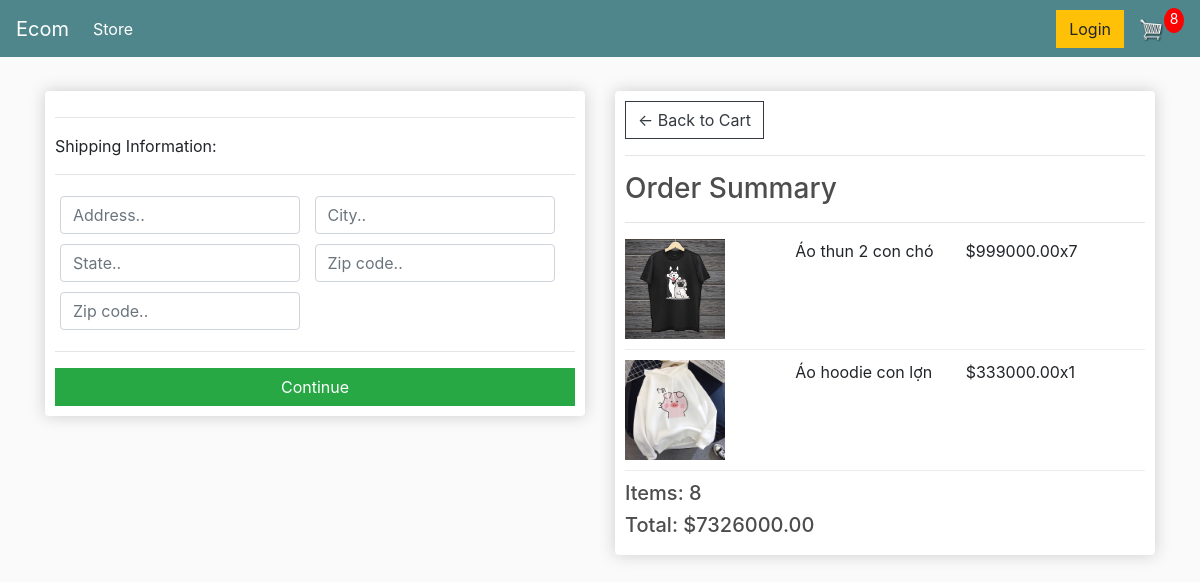
Screenshot of /checkout/ (signed in) with the database file from the repository.
### store/models.py (models this page shows, shortened)
class OrderItem(models.Model):
    product = models.ForeignKey(Product, on_delete=models.SET_NULL, null=True)
    order = models.ForeignKey(Order, on_delete=models.SET_NULL, null=True)
    quantity = models.IntegerField(default=0, null=True, blank=True)
    date_added = models.DateTimeField(auto_now_add=True)
    @property
    def get_total(self):
        total = self.product.price * self.quantity
        return total

class Product(models.Model):
    name = models.CharField(max_length=200)
    price = models.FloatField()
    female_clothes = models.BooleanField(default=False, null=True, blank=True)
    image = models.ImageField(null=True, blank=True)
    @property
    def imageURL(self):
        try:
            url = self.image.url
        except:
            url = ''
        return url

class Order(models.Model):
    customer = models.ForeignKey(
        Customer, on_delete=models.SET_NULL, null=True, blank=True)
    date_ordered = models.DateTimeField(auto_now_add=True)
    complete = models.BooleanField(default=False)
    transaction_id = models.CharField(max_length=100, null=True)
    @property
    def shipping(self):
        shipping = False
        orderitems = self.orderitem_set.all()
        for i in orderitems:
            if i.product.female_clothes == False:
                shipping = True
        return shipping
    @property
    def get_cart_total(self):
        orderitems = self.orderitem_set.all()
        total = sum([item.get_total for item in orderitems])
        return total
    @property
    def get_cart_items(self):
        orderitems = self.orderitem_set.all()
        total = sum([item.quantity for item in orderitems])
        return total

### store/views.py (the view)
# urls.py: path('checkout/', views.checkout, name="checkout"),
def checkout(request):
    data = cartData(request)
    cartItems = data['cartItems']
    order = data['order']
    items = data['items']
    context = {'items': items, 'order': order, 'cartItems': cartItems}
    return render(request, 'store/checkout.html', context)

### store/utils.py (called while the page is built)
def cartData(request):
    if request.user.is_authenticated:
        customer = request.user.customer
        order, created = Order.objects.get_or_create(
            customer=customer, complete=False)
        items = order.orderitem_set.all()
        cartItems = order.get_cart_items
    else:
        cookieData = cookieCart(request)
        cartItems = cookieData['cartItems']
        order = cookieData['order']
        items = cookieData['items']
    return {'cartItems': cartItems, 'order': order, 'items': items}

### store/templates/store/checkout.html (shortened to what this page needs)
{% extends 'store/main.html' %} {% load static %} {% block content %}
<div class="row">
  <div class="col-lg-6">
    <div class="box-element" id="form-wrapper">
      <form id="form">
        <div id="shipping-info">
          <hr />
          <p>Shipping Information:</p>
          <hr />
          <div class="form-field">
            <input
              class="form-control"
              type="text"
              name="address"
              placeholder="Address.."
            />
          </div>
          <div class="form-field">
            <input
              class="form-control"
              type="text"
              name="city"
              placeholder="City.."
            />
          </div>
          <div class="form-field">
            <input
              class="form-control"
              type="text"
              name="state"
              placeholder="State.."
            />
          </div>
          <div class="form-field">
            <input
              class="form-control"
              type="text"
              name="zipcode"
              placeholder="Zip code.."
            />
          </div>
          <div class="form-field">
            <input
              class="form-control"
              type="text"
              name="country"
              placeholder="Zip code.."
            />
          </div>
        </div>
        <hr />
        <input
          id="form-button"
          class="btn btn-success btn-block"
          type="submit"
          value="Continue"
        />
      </form>
    </div>
    <br />
  </div>
  <div class="col-lg-6">
    <div class="box-element">
      <a class="btn btn-outline-dark" href="{% url 'cart' %}"
        >&#x2190; Back to Cart</a
      >
      <hr />
      <h3>Order Summary</h3>
      <hr />
      {% for item in items %}
      <div class="cart-row">
        <div style="flex: 2">
          <img class="row-image" src="{{item.product.imageURL}}" />
        </div>
        <div style="flex: 2"><p>{{item.product.name}}</p></div>
        <div style="flex: 1"><p>${{item.product.price|floatformat:2}}</p></div>
        <div style="flex: 1"><p>x{{item.quantity}}</p></div>
      </div>
      {% endfor %}
      <h5>Items: {{order.get_cart_items}}</h5>
      <h5>Total: ${{order.get_cart_total|floatformat:2}}</h5>
    </div>
  </div>
</div>
{% endblock content %}

### static/css/main.css (style rules this page uses)
body { background-color: hsl(0, 0%, 98%); }
h1, h2, h3, h4, h5, h6 { color: hsl(0, 0%, 30%); }
.box-element { box-shadow: hsl(0, 0%, 80%) 0 0 16px; background-color: #fff; border-radius: 4px; padding: 10px; }
.col-lg-4, .col-lg-6, .col-lg-8, .col-lg-12 { margin-top: 10px; }
.btn { border-radius: 0; }
.row-image { width: 100px; }
.form-field { width: 250px; display: inline-block; padding: 5px; }
.cart-row { display: flex; align-items: flex-stretch; padding-bottom: 10px; margin-bottom: 10px; border-bottom: 1px solid #ececec; }

### rows the page displays
OrderItem: product.imageURL (picture), product.name "Áo thun 2 con chó", product.price "999000.00", quantity "7"
OrderItem: product.imageURL (picture), product.name "Áo hoodie con lợn", product.price "333000.00", quantity "1"
Order: get_cart_items "8", get_cart_total "7326000.00"

### other values shown
{{ cartItems }} "8"
